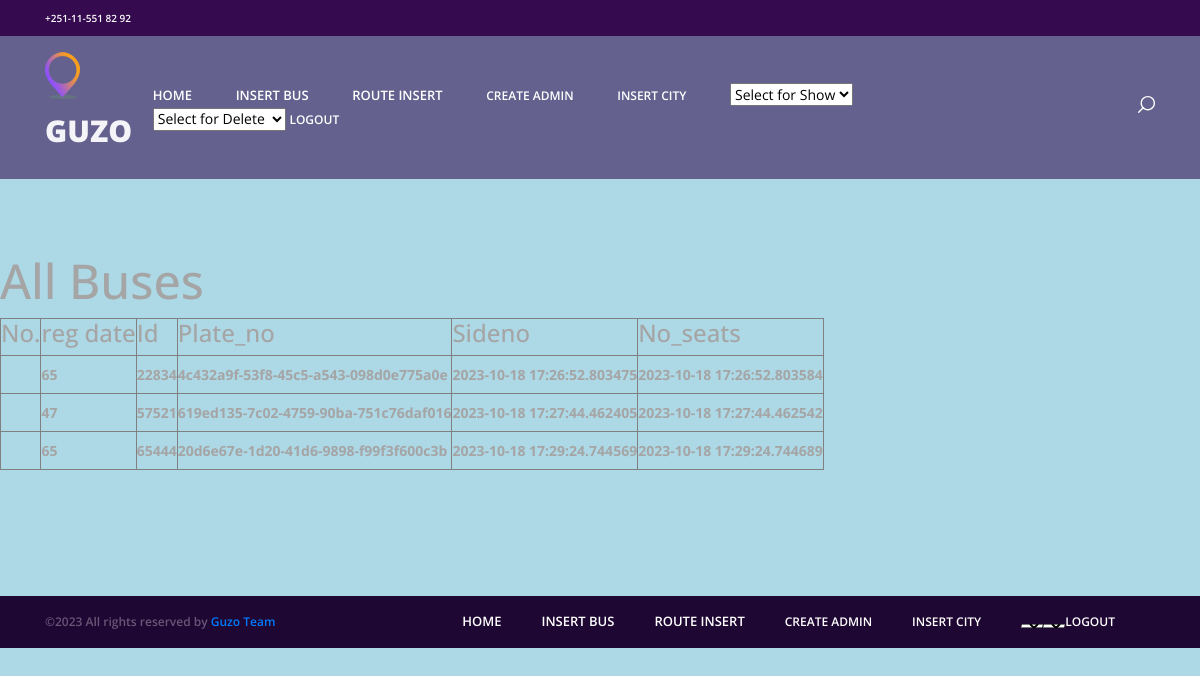
The app's page /buses, older data.
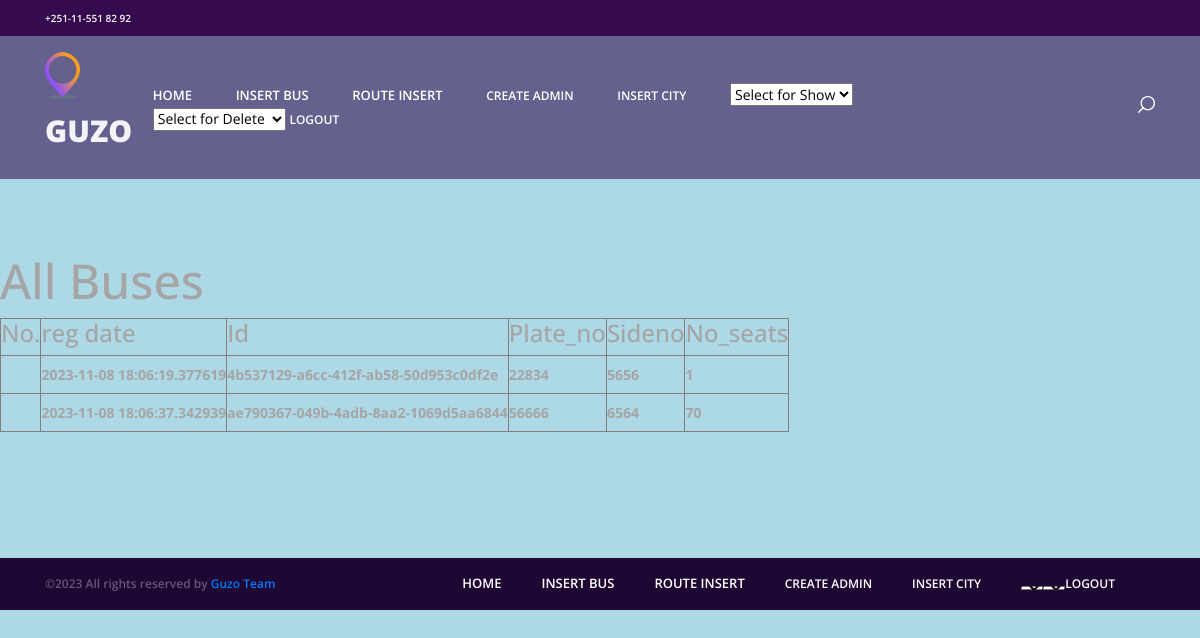
The same page, newer data.
### models/bus.py (models this page shows, shortened)
class Bus(BaseModel, Base):
    __tablename__ = 'buses'
    plate_no = Column(Integer,nullable=False,unique=True)
    sideno = Column(Integer,nullable=False,unique=True)
    no_seats = Column(Integer,nullable=False)
    """ routeid = relationship("Route", backref="buses")"""
    """tickets = relationship("Ticket", backref="buses")"""
    """tickets = relationship("Ticket", backref="buses")"""

### front_end/views.py (the view)
@views.route('/buses')
def buses():
    conn = sqlite3.connect('database.db')
    cursor = conn.cursor()
    cursor.execute('SELECT * FROM buses')
    buses  = cursor.fetchall()
    conn.close()
    if buses:
        return render_template('buses.html', buses=buses)
    else:
        return render_template('error.html',error="There is No Buses!")

### engine/db_storage.py (called while the page is built)
    def close(self):
        self.__session.close()

### front_end/templates/buses.html (shortened to what this page needs)
<!DOCTYPE html>
<html lang="en">
<head>
<link rel="stylesheet" type="text/css" href="../static/styles/bootstrap4/bootstrap.min.css">
<link href="../static/plugins/font-awesome-4.7.0/css/font-awesome.min.css" rel="stylesheet" type="text/css">
<link rel="stylesheet" type="text/css" href="../static/plugins/OwlCarousel2-2.2.1/owl.carousel.css">
<link rel="stylesheet" type="text/css" href="../static/plugins/OwlCarousel2-2.2.1/owl.theme.default.css">
<link rel="stylesheet" type="text/css" href="../static/plugins/OwlCarousel2-2.2.1/animate.css">
<link rel="stylesheet" type="text/css" href="../static/styles/main_styles.css">
<link rel="stylesheet" type="text/css" href="../static/styles/responsive.css">
</head>
<body style="background-color: lightblue;">
<div class="super_container">
<header class="header">
		<div class="top_bar">
			<div class="container">
				<div class="row">
					<div class="col d-flex flex-row">
						<div class="phone">+251-11-551 82 92</div>
						<div class="social">
							<ul class="social_list">
								<li class="social_list_item"><a href="#"><i class="fa fa-pinterest" aria-hidden="true"></i></a></li>
								<li class="social_list_item"><a href="#"><i class="fa fa-facebook" aria-hidden="true"></i></a></li>
								<li class="social_list_item"><a href="#"><i class="fa fa-twitter" aria-hidden="true"></i></a></li>
								<li class="social_list_item"><a href="#"><i class="fa fa-dribbble" aria-hidden="true"></i></a></li>
								<li class="social_list_item"><a href="#"><i class="fa fa-behance" aria-hidden="true"></i></a></li>
								<li class="social_list_item"><a href="#"><i class="fa fa-linkedin" aria-hidden="true"></i></a></li>
							</ul>
						</div>
					</div>
				</div>
			</div>
		</div>
		<nav class="main_nav">
			<div class="container">
				<div class="row">
					<div class="col main_nav_col d-flex flex-row align-items-center justify-content-start">
						<div class="logo_container">
							<div class="logo"><a href="#"><img src="../static/images/logo.png" alt="">guzo</a></div>
						</div>
						<div class="main_nav_container ml-auto">
							<ul class="main_nav_list">
<li class="main_nav_item"><a href="home">home</a></li>
<li class="main_nav_item"><a href="businsert">Insert Bus</a></li>
<li class="main_nav_item"><a href="route">Route insert</a></li>
<li class="footer_nav_item"><a href="admin" style="color:white;">Create Admin</a></li>
<li class="footer_nav_item"><a href="city" style="color:white;">Insert City</a></li>
<select onchange="location.href = this.value;"><option value="admindelete">Select for Show</option></select>
<select onchange="location.href = this.value;"><option value="admindelete">Select for Delete</option></select>
<li class="footer_nav_item"><a href="logout" style="color:white;">Logout</a></li>
							</ul>
						</div>
						<div class="content_search ml-lg-0 ml-auto">
						</div>
					</div>
				</div>
			</div>
		</nav>
	</header>
<h1>All Buses</h1>
    <table border = "1">
    <thead>
  <tr>
    <th><b><h3>No.</h3></b></th>
    <th><b><h3>reg date</h3></b></th>
    <th><b><h3>Id</h3></b></th>
    <th><b><h3>Plate_no</h3></b></th>
    <th><b><h3>Sideno</h3></b></th>
    <th><b><h3>No_seats</h3></b></th>
	</tr>
    </thead>
    <tbody>
	{% for bus in buses %}
      <tr>
      <td>
	<ol start = "1">
		<li><th> {{bus[5]}}</th> <th>{{bus[3]}}</th>  <th> {{bus[0]}}</th> <th>{{bus[1]}}</th> <th>{{bus[2]}}</th> </li></ol></td></tr>	 {% endfor %}    </tbody>
    </table>
  <div class="copyright">
		<div class="container">
			<div class="row">
				<div class="col-lg-3 order-lg-1 order-2  ">
					<div class="copyright_content d-flex flex-row align-items-center">
						<div>
&copy;<script>document.write(new Date().getFullYear());</script> All rights reserved by <a href="#">Guzo Team</a>
</div>
					</div>
				</div>
				<div class="col-lg-9 order-lg-2 order-1">
					<div class="footer_nav_container d-flex flex-row align-items-center justify-content-lg-end">
						<div class="footer_nav">
							<ul class="footer_nav_list">
							 <li class="main_nav_item"><a href="home">home</a></li>
<li class="main_nav_item"><a href="businsert">Insert Bus</a></li>
<li class="main_nav_item"><a href="route">Route insert</a></li>
<li class="footer_nav_item"><a href="admin" style="color:white;">Create Admin</a></li>
<li class="footer_nav_item"><a href="city" style="color:white;">Insert City</a></li>
<select onchange="location.href = this.value;"><option value="admindelete">Select for Show</option></select>
<select onchange="location.href = this.value;"><option value="admindelete">Select for Delete</option></select>
<li class="footer_nav_item"><a href="logout" style="color:white;">Logout</a></li>
							</ul>
						</div>
					</div>
				</div>
			</div>
		</div>
	</div>
</div>
</body>
</html>

### front_end/static/styles/main_styles.css (style rules this page uses)
* { margin: 0; padding: 0; -webkit-font-smoothing: antialiased; -webkit-text-shadow: rgba(0,0,0,.01) 0 0 1px; text-shadow: rgba(0,0,0,.01) 0 0 1px; }
body { font-family: 'Open Sans', sans-serif; font-size: 14px; font-weight: 400; background: #FFFFFF; color: #a5a5a5; }
div { display: block; position: relative; -webkit-box-sizing: border-box; -moz-box-sizing: border-box; box-sizing: border-box; }
ul { list-style: none; margin-bottom: 0px; }
a, a:hover, a:visited, a:active, a:link { text-decoration: none; -webkit-font-smoothing: antialiased; -webkit-text-shadow: rgba(0,0,0,.01) 0 0 1px; text-shadow: rgba(0,0,0,.01) 0 0 1px; }
h1 { font-size: 48px; }
h3 { font-size: 24px; }
h1, h2, h3, h4, h5, h6 { font-family: 'Open Sans', sans-serif; -webkit-font-smoothing: antialiased; -webkit-text-shadow: rgba(0,0,0,.01) 0 0 1px; text-shadow: rgba(0,0,0,.01) 0 0 1px; }
.super_container { width: 100%; overflow: hidden; }
.header { position: fixed; width: 100%; background: rgba(54, 19, 84, 0.6); z-index: 12; }
.top_bar { width: 100%; height: 36px; background: #350a4e; -webkit-transition: all 400ms ease; -moz-transition: all 400ms ease; -ms-transition: all 400ms ease; -o-transition: all 400ms ease; transition: all 400ms ease; }
.phone { display: inline-block; margin-right: 36px; line-height: 36px; font-size: 10px; font-weight: 600; color: #FFFFFF; }
.social_list_item { position: relative; display: inline-block; margin-right: 3px; }
.social_list_item:last-child { margin-right: 0px; }
.social_list_item a { display: block; width: 100%; padding-left: 10px; padding-right: 10px; line-height: 36px; }
.social_list_item a i { font-size: 12px; color: #FFFFFF; -webkit-transition: all 200ms ease; -moz-transition: all 200ms ease; -ms-transition: all 200ms ease; -o-transition: all 200ms ease; transition: all 200ms ease; }
.main_nav_col { height: 143px; -webkit-transition: all 400ms ease; -moz-transition: all 400ms ease; -ms-transition: all 400ms ease; -o-transition: all 400ms ease; transition: all 400ms ease; }
.logo_container { -webkit-transform: translateY(-6px); -moz-transform: translateY(-6px); -ms-transform: translateY(-6px); -o-transform: translateY(-6px); transform: translateY(-6px); }
.logo a { font-family: 'Open Sans', sans-serif; font-size: 30px; color: #f4f4f8; font-weight: 800; text-transform: uppercase; }
.logo a img { display: inline-block; vertical-align: baseline; margin-right: 9px; -webkit-transform: translateY(2px); -moz-transform: translateY(2px); -ms-transform: translateY(2px); -o-transform: translateY(2px); transform: translateY(2px); }
.main_nav_container { margin-right: 221px; }
.main_nav_item { position: relative; display: inline-block; margin-right: 40px; }
.main_nav_item a { font-family: 'Open Sans', sans-serif; font-size: 13px; font-weight: 600; color: #FFFFFF; text-transform: uppercase; padding-bottom: 10px; padding-top: 10px; }
.main_nav_item::after { display: block; position: absolute; left: -1px; bottom: -11px; width: calc(100% + 2px); height: 2px; background: linear-gradient(to right, #fa9e1b, #8d4fff); content: ''; opacity: 0; -webkit-transition: all 200ms ease; -moz-transition: all 200ms ease; -ms-transition: all 200ms ease; -o-transition: all 200ms ease; transition: all 200ms ease; }
.content_search { -webkit-transform: translateY(-1px); -moz-transform: translateY(-1px); -ms-transform: translateY(-1px); -o-transform: translateY(-1px); transform: translateY(-1px); cursor: pointer; }
.copyright { background: #1f0733; }
.copyright_content { height: 52px; }
.copyright_content div { font-size: 12px; font-weight: 600; color: #685677; }
.footer_nav_container { height: 52px; }
.footer_nav_list { font-size: 0px; }
.footer_nav_item { display: inline-block; margin-right: 40px; }
.footer_nav_item a { font-size: 12px; font-weight: 600; color: #685677; text-transform: uppercase; line-height: 2; -webkit-transition: all 200ms ease; -moz-transition: all 200ms ease; -ms-transition: all 200ms ease; -o-transition: all 200ms ease; transition: all 200ms ease; }

Row changes from the older to the newer data that the page shows:
removed Bus: no_seats "65", plate_no "22834", id "4c432a9f-53f8-45c5-a543-098d0e775a0e", created_at "2023-10-18 17:26:52.803475", updated_at "2023-10-18 17:26:52.803584"
removed Bus: no_seats "47", plate_no "57521", id "619ed135-7c02-4759-90ba-751c76daf016", created_at "2023-10-18 17:27:44.462405", updated_at "2023-10-18 17:27:44.462542"
removed Bus: no_seats "65", plate_no "65444", id "20d6e67e-1d20-41d6-9898-f99f3f600c3b", created_at "2023-10-18 17:29:24.744569", updated_at "2023-10-18 17:29:24.744689"
added Bus: updated_at "2023-11-08 18:06:19.377619", id "4b537129-a6cc-412f-ab58-50d953c0df2e", plate_no "22834", sideno "5656", no_seats "1"
added Bus: updated_at "2023-11-08 18:06:37.342939", id "ae790367-049b-4adb-8aa2-1069d5aa6844", plate_no "56666", sideno "6564", no_seats "70"
